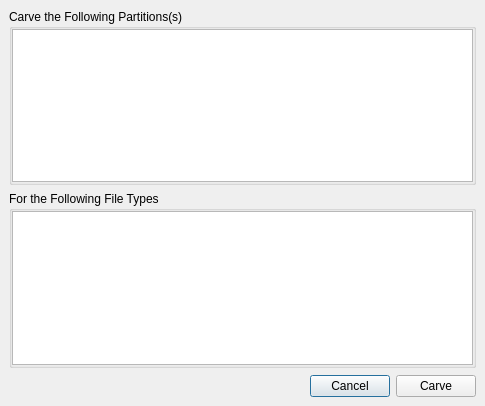
<?xml version="1.0" encoding="UTF-8"?>
<ui version="4.0">
 <class>FileCarvingDialog</class>
 <widget class="QDialog" name="FileCarvingDialog">
  <property name="windowModality">
   <enum>Qt::ApplicationModal</enum>
  </property>
  <property name="geometry">
   <rect>
    <x>0</x>
    <y>0</y>
    <width>485</width>
    <height>406</height>
   </rect>
  </property>
  <property name="windowTitle">
   <string>File Carving</string>
  </property>
  <property name="modal">
   <bool>true</bool>
  </property>
  <layout class="QVBoxLayout" name="verticalLayout_2">
   <property name="leftMargin">
    <number>0</number>
   </property>
   <property name="topMargin">
    <number>0</number>
   </property>
   <property name="rightMargin">
    <number>0</number>
   </property>
   <property name="bottomMargin">
    <number>0</number>
   </property>
   <item>
    <layout class="QVBoxLayout" name="verticalLayout">
     <property name="spacing">
      <number>6</number>
     </property>
     <property name="leftMargin">
      <number>9</number>
     </property>
     <property name="topMargin">
      <number>9</number>
     </property>
     <property name="rightMargin">
      <number>9</number>
     </property>
     <property name="bottomMargin">
      <number>9</number>
     </property>
     <item>
      <widget class="QGroupBox" name="groupBox_2">
       <property name="title">
        <string>Carve the Following Partitions(s)</string>
       </property>
       <layout class="QVBoxLayout" name="verticalLayout_3">
        <property name="leftMargin">
         <number>0</number>
        </property>
        <property name="topMargin">
         <number>0</number>
        </property>
        <property name="rightMargin">
         <number>0</number>
        </property>
        <property name="bottomMargin">
         <number>0</number>
        </property>
        <item>
         <layout class="QHBoxLayout" name="horizontalLayout_2">
          <item>
           <widget class="QListWidget" name="partitionlist">
            <property name="sizePolicy">
             <sizepolicy hsizetype="Expanding" vsizetype="Expanding">
              <horstretch>0</horstretch>
              <verstretch>1</verstretch>
             </sizepolicy>
            </property>
            <property name="showDropIndicator" stdset="0">
             <bool>false</bool>
            </property>
            <property name="alternatingRowColors">
             <bool>true</bool>
            </property>
            <property name="selectionMode">
             <enum>QAbstractItemView::MultiSelection</enum>
            </property>
           </widget>
          </item>
         </layout>
        </item>
       </layout>
      </widget>
     </item>
     <item>
      <widget class="QGroupBox" name="groupBox">
       <property name="title">
        <string>For the Following File Types</string>
       </property>
       <layout class="QVBoxLayout" name="verticalLayout_4">
        <property name="leftMargin">
         <number>0</number>
        </property>
        <property name="topMargin">
         <number>0</number>
        </property>
        <property name="rightMargin">
         <number>0</number>
        </property>
        <property name="bottomMargin">
         <number>0</number>
        </property>
        <item>
         <widget class="QTreeWidget" name="filetypetree">
          <property name="sizePolicy">
           <sizepolicy hsizetype="Expanding" vsizetype="Expanding">
            <horstretch>0</horstretch>
            <verstretch>1</verstretch>
           </sizepolicy>
          </property>
          <property name="showDropIndicator" stdset="0">
           <bool>false</bool>
          </property>
          <property name="selectionMode">
           <enum>QAbstractItemView::SingleSelection</enum>
          </property>
          <property name="uniformRowHeights">
           <bool>true</bool>
          </property>
          <attribute name="headerVisible">
           <bool>false</bool>
          </attribute>
          <column>
           <property name="text">
            <string notr="true">1</string>
           </property>
          </column>
         </widget>
        </item>
       </layout>
      </widget>
     </item>
     <item>
      <spacer name="verticalSpacer">
       <property name="orientation">
        <enum>Qt::Vertical</enum>
       </property>
       <property name="sizeHint" stdset="0">
        <size>
         <width>20</width>
         <height>40</height>
        </size>
       </property>
      </spacer>
     </item>
     <item>
      <layout class="QHBoxLayout" name="horizontalLayout">
       <property name="rightMargin">
        <number>0</number>
       </property>
       <item>
        <spacer name="horizontalSpacer">
         <property name="orientation">
          <enum>Qt::Horizontal</enum>
         </property>
         <property name="sizeHint" stdset="0">
          <size>
           <width>40</width>
           <height>20</height>
          </size>
         </property>
        </spacer>
       </item>
       <item>
        <widget class="QPushButton" name="cancelButton">
         <property name="text">
          <string>Cancel</string>
         </property>
        </widget>
       </item>
       <item>
        <widget class="QPushButton" name="processButton">
         <property name="sizePolicy">
          <sizepolicy hsizetype="Minimum" vsizetype="Fixed">
           <horstretch>0</horstretch>
           <verstretch>0</verstretch>
          </sizepolicy>
         </property>
         <property name="text">
          <string>Carve</string>
         </property>
        </widget>
       </item>
      </layout>
     </item>
    </layout>
   </item>
  </layout>
 </widget>
 <resources/>
 <connections>
  <connection>
   <sender>cancelButton</sender>
   <signal>clicked()</signal>
   <receiver>FileCarvingDialog</receiver>
   <slot>close()</slot>
   <hints>
    <hint type="sourcelabel">
     <x>255</x>
     <y>278</y>
    </hint>
    <hint type="destinationlabel">
     <x>199</x>
     <y>149</y>
    </hint>
   </hints>
  </connection>
 </connections>
</ui>
